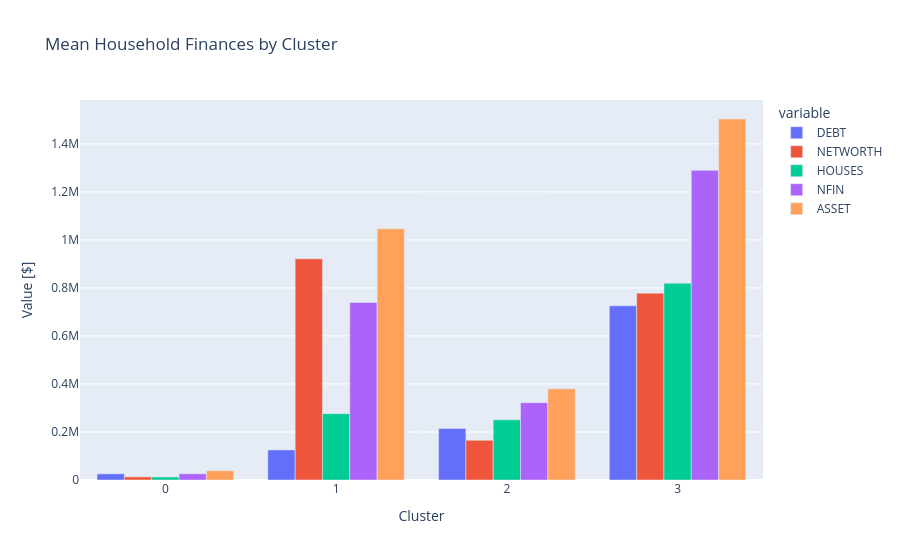

The notebook cell this image was saved under:
### Markdown cell above
## 4. Key Findings and Business Implications

The multi-feature clustering model provides a rich, nuanced view of our target households. By examining the mean financial indicators for each of the four clusters, we can construct actionable customer personas.

### Code cell
xgb = X_multi.groupby(labels_multi).mean()

fig = px.bar(
    xgb,
    barmode="group",
    title="Mean Household Finances by Cluster"
)
fig.update_layout(xaxis_title="Cluster", yaxis_title="Value [$]")
fig.show()

### Figure 1 — Plotly figure (JSON) as saved in the notebook; plotly's stock layout.template omitted (floating-point values rounded to 4 significant figures)
{"data": [{"alignmentgroup": "True", "hovertemplate": "variable=DEBT<br>index=%{x}<br>value=%{y}<extra></extra>", "legendgroup": "DEBT", "marker": {"color": "#636efa", "pattern": {"shape": ""}}, "name": "DEBT", "offsetgroup": "DEBT", "orientation": "v", "showlegend": true, "textposition": "auto", "type": "bar", "x": [0, 1, 2, 3], "xaxis": "x", "y": [25670.0, 125200.0, 214100.0, 725200.0], "yaxis": "y"}, {"alignmentgroup": "True", "hovertemplate": "variable=NETWORTH<br>index=%{x}<br>value=%{y}<extra></extra>", "legendgroup": "NETWORTH", "marker": {"color": "#EF553B", "pattern": {"shape": ""}}, "name": "NETWORTH", "offsetgroup": "NETWORTH", "orientation": "v", "showlegend": true, "textposition": "auto", "type": "bar", "x": [0, 1, 2, 3], "xaxis": "x", "y": [13030.0, 921000.0, 165500.0, 778300.0], "yaxis": "y"}, {"alignmentgroup": "True", "hovertemplate": "variable=HOUSES<br>index=%{x}<br>value=%{y}<extra></extra>", "legendgroup": "HOUSES", "marker": {"color": "#00cc96", "pattern": {"shape": ""}}, "name": "HOUSES", "offsetgroup": "HOUSES", "orientation": "v", "showlegend": true, "textposition": "auto", "type": "bar", "x": [0, 1, 2, 3], "xaxis": "x", "y": [12550.0, 276300.0, 250700.0, 819800.0], "yaxis": "y"}, {"alignmentgroup": "True", "hovertemplate": "variable=NFIN<br>index=%{x}<br>value=%{y}<extra></extra>", "legendgroup": "NFIN", "marker": {"color": "#ab63fa", "pattern": {"shape": ""}}, "name": "NFIN", "offsetgroup": "NFIN", "orientation": "v", "showlegend": true, "textposition": "auto", "type": "bar", "x": [0, 1, 2, 3], "xaxis": "x", "y": [25930.0, 739500.0, 322000.0, 1290000.0], "yaxis": "y"}, {"alignmentgroup": "True", "hovertemplate": "variable=ASSET<br>index=%{x}<br>value=%{y}<extra></extra>", "legendgroup": "ASSET", "marker": {"color": "#FFA15A", "pattern": {"shape": ""}}, "name": "ASSET", "offsetgroup": "ASSET", "orientation": "v", "showlegend": true, "textposition": "auto", "type": "bar", "x": [0, 1, 2, 3], "xaxis": "x", "y": [38700.0, 1046000.0, 379600.0, 1503000.0], "yaxis": "y"}], "layout": {"barmode": "group", "legend": {"title": {"text": "variable"}, "tracegroupgap": 0}, "title": {"text": "Mean Household Finances by Cluster"}, "xaxis": {"anchor": "y", "domain": [0, 1], "title": {"text": "Cluster"}}, "yaxis": {"anchor": "x", "domain": [0, 1], "title": {"text": "Value [$]"}}}}
